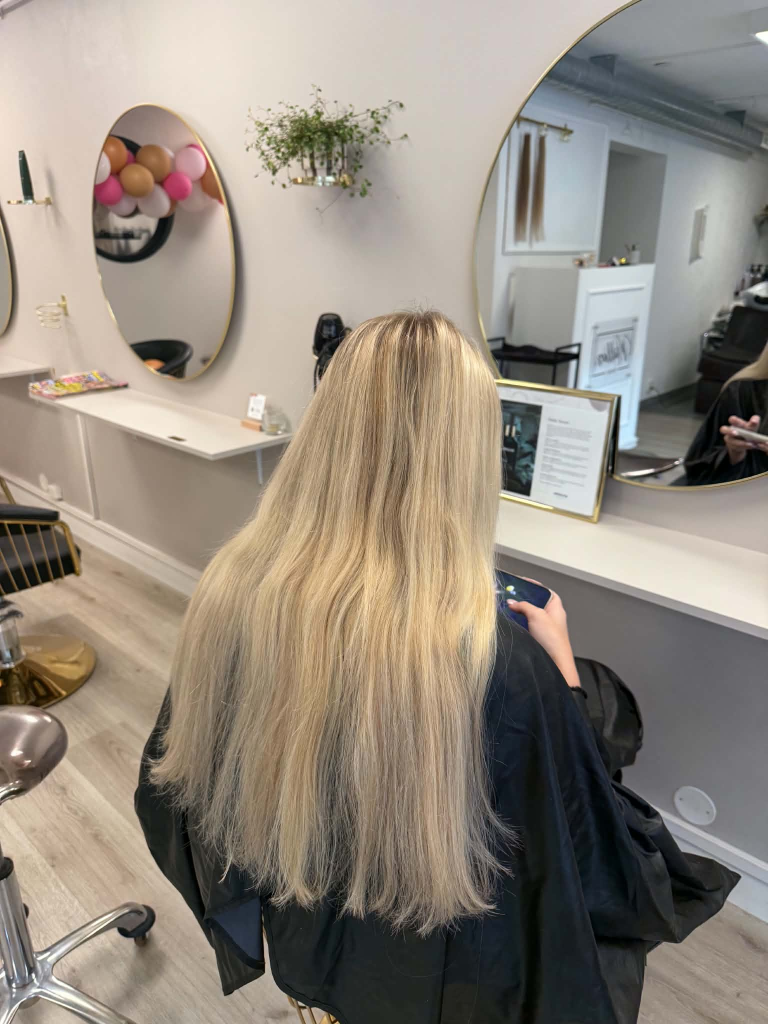
#> input picture prototypes/_assets/gal-01.jpeg, 1536 x 2048 px, found by its file name (shown at 1/2 size); its folder holds only this picture in this run
$ python gen-placeholders.py
#> lines starting #> are read from the running program, lines starting #| are printed output that depends on the picture
#!/usr/bin/env python3
"""Generate the R2 placeholder art for MC 10088 (DE-PERSONALIZE-01).

Abstract vertical color-wash gradients (paper/ink/clay tones) with subtle
grain and 2-3 soft geometric forms. No text, no recognizable objects, no
faces. Deterministic: fixed SEED, stable per-file draw order — re-runnable,
byte-identical output. Each existing target is opened with PIL first so the
replacement matches its current pixel size and format exactly (R2.5: no
layout metric moves).
"""
import random
from pathlib import Path

from PIL import Image, ImageChops, ImageDraw, ImageFilter

SEED = 20261006
ROOT = Path(__file__).resolve().parent.parent
P = "projects/salong/prototypes"

# palette: (top, mid, bottom, form, form, form) — neutral warm paper/ink/clay
PAPER, SAND, ROSE, CLAY = (243, 237, 228), (226, 211, 193), (216, 183, 166), (201, 158, 124)
TERRA, INK, CHAR, SLATE, MOSS = (186, 134, 105), (60, 54, 48), (88, 82, 74), (146, 138, 126), (158, 152, 130)
PALETTES = {
    "paper-clay": (PAPER, SAND, CLAY, ROSE, TERRA, SLATE),
    "paper-terra": (PAPER, CLAY, TERRA, SAND, SLATE, ROSE),
    "sand-ink": (SAND, ROSE, INK, PAPER, TERRA, CHAR),
    "paper-ink": (PAPER, SLATE, INK, SAND, CHAR, CLAY),
    "paper-rose": (PAPER, SAND, ROSE, CLAY, SLATE, TERRA),
    "ink-slate": (INK, CHAR, SLATE, CLAY, SAND, TERRA),
    "sand-clay": (SAND, CLAY, TERRA, PAPER, SLATE, INK),
}

# (path, fallback size if file absent, PIL format, palette key)
TARGETS = (
    [(f"{P}/_assets/gal-0{n}.jpeg", (1536, 2048), "JPEG", key)
     for n, key in enumerate(["paper-clay", "paper-terra", "sand-ink", "paper-ink"], 1)]
    + [(f"{P}/_assets/jane-portrait.jpg", (1656, 2208), "JPEG", "paper-rose")]
    + [(f"{P}/00-poc-live-site/images/gal-0{n}.jpeg", (1536, 2048), "JPEG", key)
       for n, key in enumerate(["paper-clay", "paper-terra", "sand-ink", "paper-ink"], 1)]
    + [(f"{P}/23-lab-demo-real/assets/gallery/gal-0{n}.jpeg", (1536, 2048), "JPEG", key)
       for n, key in enumerate(["paper-clay", "paper-terra", "sand-ink", "paper-ink"], 1)]
    + [(f"{P}/23-lab-demo-real/assets/plates/om-portrait.png", (780, 618), "PNG", "ink-slate"),
       (f"{P}/23-lab-demo-real/assets/plates/mirror-reflection.png", (2048, 896), "PNG", "ink-slate"),
       (f"{P}/24-lab-demo-flag/assets/plates/portrait.png", (1200, 1560), "PNG", "paper-rose"),
       (f"{P}/26-lab-demo-low/assets/plates/om-plate.png", (888, 756), "PNG", "sand-clay")]
)


def gradient(size, stops, rng):
    """Vertical 3-stop wash at reduced scale, wobbled so bands feel painted."""
    w, h = size
    wobble = [rng.uniform(-0.06, 0.06) for _ in range(h)]
    px = []
    for y in range(h):
        t = y / max(h - 1, 1)
        a, b, f = (stops[0], stops[1], (t / 0.55)) if t < 0.55 else (stops[1], stops[2], (t - 0.55) / 0.45)
        f = min(max(f + wobble[y], 0.0), 1.0)
        row = tuple(int(a[c] + (b[c] - a[c]) * f) for c in range(3))
        px.extend([row] * w)
    img = Image.new("RGB", size)
    img.putdata(px)
    return img


def forms(img, colors, rng, blur):
    """2-3 soft geometric forms drawn then blurred into the wash."""
    w, h = img.size
    d = ImageDraw.Draw(img)
    for c in colors[: rng.randint(2, 3)]:
        rx, ry = w * rng.uniform(0.18, 0.34), h * rng.uniform(0.10, 0.24)
        cx, cy = rng.uniform(rx * 0.4, w - rx * 0.4), rng.uniform(ry, h - ry)
        d.ellipse([cx - rx, cy - ry, cx + rx, cy + ry], fill=c)
    return img.filter(ImageFilter.GaussianBlur(blur))


def grain(size, rng, amp=6):
    """Subtle per-pixel luminance grain, deterministic from rng."""
    return Image.frombytes("L", size, bytes(min(max(128 + rng.randint(-amp, amp), 0), 255)
                                            for _ in range(size[0] * size[1])))


def make(size, pal_key, rng):
    scale = 8
    sw, sh = max(size[0] // scale, 8), max(size[1] // scale, 8)
    pal = PALETTES[pal_key]
    img = forms(gradient((sw, sh), pal[:3], rng), pal[3:], rng, blur=max(min(sw, sh) // 6, 4))
    img = img.resize(size, Image.BICUBIC)
    return ImageChops.add(img, grain(size, rng).convert("RGB"), scale=1, offset=-128)


def main():
    for i, (rel, fallback, fmt, pal_key) in enumerate(TARGETS):
        path = ROOT / rel
        rng = random.Random(SEED * 1000 + i)  # stable per file
        size = Image.open(path).size if path.exists() else fallback
#> size = (1536, 2048)
        img = make(size, pal_key, rng)
#> in make, `sw, sh = max(size[0] // scale, 8), max(size[1] // scale, 8)`: sw = 192; sh = 256
#> in gradient, `img = Image.new("RGB", size)`: img: PIL image 192x256 RGB; every value is 0
#> in gradient, `img.putdata(px)`:
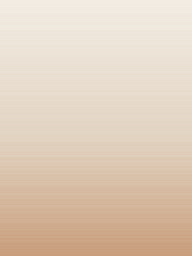
#> img: PIL image 192x256 RGB; mean R, G, B 224.5, 205.7, 186.6
#> in forms, `w, h = img.size`: w = 192; h = 256
#> the loop in forms, `for c in colors[: rng.randint(2, 3)]:` made 2 passes
#> (c, rx, ry, cx, cy) on passes 1 to 2: ((216, 183, 166), 52.77, 55.44, 141.7, 89.76), ((186, 134, 105), 50.71, 54.72, 124.7, 155.1)
#> in forms, `return img.filter(ImageFilter.GaussianBlur(blur))`:
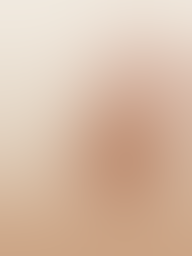
#> returned value: PIL image 192x256 RGB; mean R, G, B 216, 188.5, 167.5
#> in grain, `return Image.frombytes("L", size, bytes(min(max(128 + rng.randint(-amp..`:
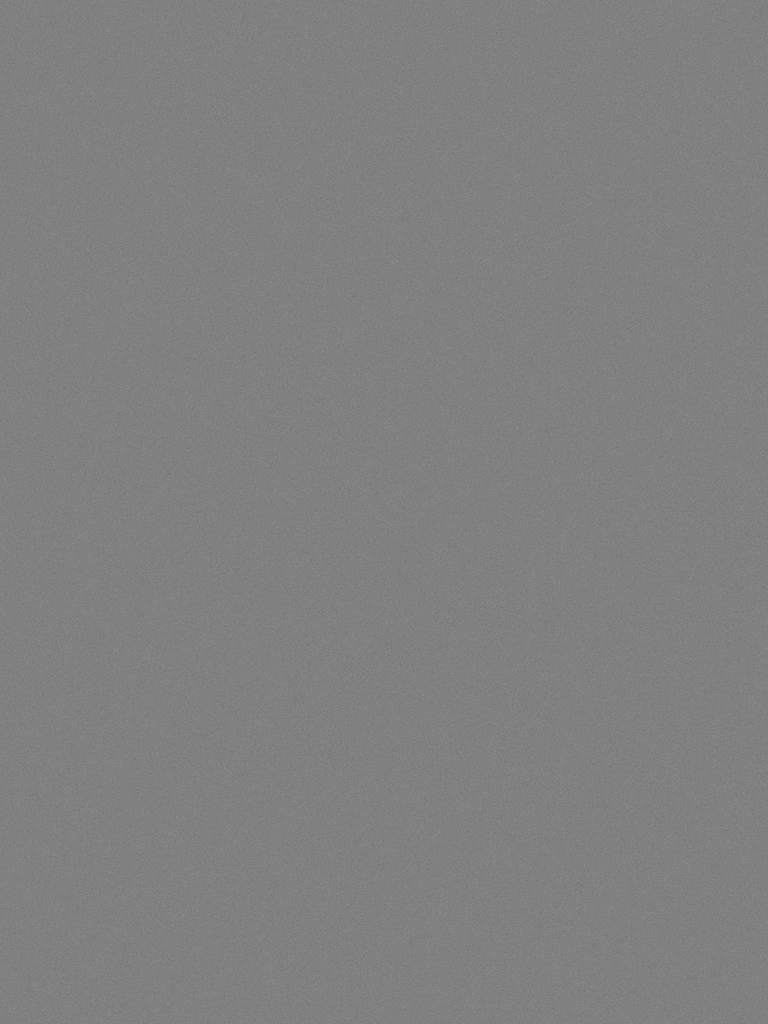
#> returned value: PIL image 1536x2048 L (shown at 1/2 size); min 122, max 134, mean 128
        kw = {"quality": 88, "optimize": True} if fmt == "JPEG" else {}
        img.save(path, fmt, **kw)
        print(f"wrote {rel} {size} {fmt}")
#| wrote projects/salong/prototypes/_assets/gal-01.jpeg (1536, 2048) JPEG


if __name__ == "__main__":
    main()
